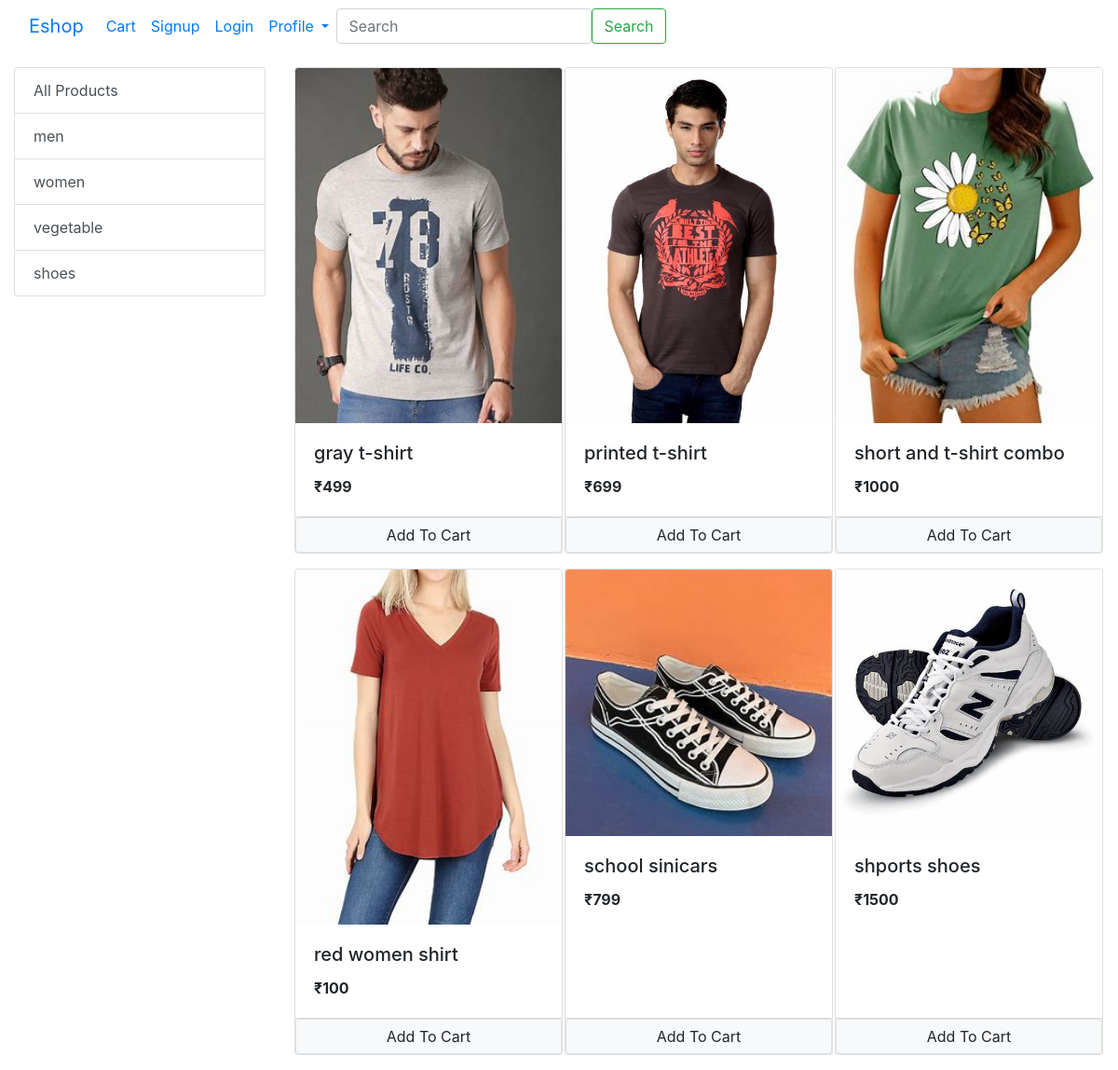
The page / on the database its author committed.
### store/models/category.py (models this page shows, shortened)
class Category(models.Model):
    name=models.CharField(max_length=50)
    @staticmethod
    def get_all_category():
        return Category.objects.all()

### store/models/product.py (models this page shows, shortened)
class Product(models.Model):
    name=models.CharField(max_length=50)
    prise=models.IntegerField(default=0)
    description=models.CharField(max_length=50,default="",null=True,blank=True)
    image=models.ImageField(upload_to="upload/prod")
    category=models.ForeignKey(Category,on_delete=models.CASCADE,default=1)
    @staticmethod
    def get_all_products():
        return Product.objects.all()

### store/views/home.py (the view, shortened to what this page needs)
# urls.py: path('',Index.as_view(),name='homepage'),
class Index(View):
    def get(self,request):
        cart=request.session.get('cart')
        if not cart:
            request.session['cart']={}
        prod = None
        categ= Category.get_all_category()
        categoryID= request.GET.get('category')
        if categoryID:
            prod=Product.get_all_products_by_category_id(categoryID)
        else:
            prod=Product.get_all_products()
        data={}
        data['prod'] = prod
        data['categ']= categ
        return render(request,"index.html",data)

### store/templatetags/cart.py (called while the page is built)
@register.filter(name='is_in_cart')
def is_in_cart(product,cart):
    keys=cart.keys()
    for id in keys:
        if int(id) == product.id:
            return True
    return False

### store/templatetags/custom_filter.py (called while the page is built)
@register.filter(name='currency')
def currency(number):
    return "₹" +str(number)

### store/templates/index.html (shortened to what this page needs)
{% extends "base.html"%}
{% block content %}
{% load cart %}
{% load custom_filter%}
<div class="container-fluid mt-3">
<div class="row">
  <div class="col-lg-3 mx-auto">
    <div class="list-group">
      <a href="/" class="list-group-item list-group-item-action ">All Products</a>
      {% for category in categ %}
      <a href="/?category={{category.id}}" class="list-group-item list-group-item-action ">{{category.name}}</a>
      {% endfor %}
    </div>
  </div>
  <div class="col-lg-9 mx-auto" id="product">
    <div class="row mx-auto" >
      {% for product in prod %}
      <div class="card mx-auto mb-3" id={{product.id}} style="width: 18rem;">
          <img src="{{product.image.url}}" class="card-img-top" alt="...">
          <div class="card-body">
              <h5 class="card-title">{{product.name}}</h5>
              <p class="card-text"><b>{{product.prise|currency}}</b></p>
          </div>
          <div class="card-footer p-0  no-gutters">
            {% if product|is_in_cart:request.session.cart %}
            <div class="row no-gutters" >
              <form action="/#{{product.id}}" class="col-2" method="post">
                {% csrf_token %}
                <input hidden type="text" name="product" value="{{product.id}}">
                <input hidden type="text" name="remove" value="True">
                <input type="submit" value="-" class=" btn btn-block btn-secondary">
              </form>
              <div class="text-center-col">{{product|cart_quantity:request.session.cart}} in cart</div>
              <form action="/#{{product.id}}" class="col-2" method="post">
                {% csrf_token %}
                <input hidden type="text" name="product" value="{{product.id}}">
                <input type="submit" value="+" class=" btn btn-block btn-secondary">
              </form>
            </div>
            {% else %}
            <form action="/#{{product.id}}" method="post" class="btn-block">
              <input type="submit" class="float-right btn btn-light border form-control" value="Add To Cart">
            </form>
            {% endif %}
          </div>
      </div>
      {% endfor%}
  </div>
  </div>
</div>
</div>
{% endblock %}

### store/templates/base.html (shortened to what this page needs)
<!doctype html>
<html lang="en">
  <head>
    <link rel="stylesheet" href="https://cdn.jsdelivr.net/npm/bootstrap@4.5.3/dist/css/bootstrap.min.css">
  </head>
  <body>
    <nav class="navbar navbar-expand-lg bg-body-tertiary">
        <div class="container-fluid">
          <a class="navbar-brand" href="\">Eshop</a>
          <div class="collapse navbar-collapse" id="navbarSupportedContent">
            <ul class="navbar-nav me-auto mb-2 mb-lg-0">
              <li class="nav-item">
                <a class="nav-link " aria-current="page" href="/cart">Cart</a>
              </li>
              {% if request.session.customer %}
              <li class="nav-item">
                <a class="nav-link " aria-current="page" href="#">Store</a>
              </li>
              <li class="nav-item">
                <a class="nav-link " aria-current="page" href="/Logout">Logout</a>
              </li>
              <li class="nav-item">
                {% else %}
                <a class="nav-link " aria-current="page" href="/signup">Signup</a>
              <li class="nav-item">
                <a class="nav-link " aria-current="page" href="/login">Login</a>
              </li>
              {% endif %}
              <li class="nav-item dropdown">
                    <a class="nav-link dropdown-toggle" href="#" role="button" data-bs-toggle="dropdown" aria-expanded="false">
                        Profile
                    </a>
                </li>
            </ul>
            <form class="d-flex" role="search">
              <input class="form-control me-2" type="search" placeholder="Search" aria-label="Search">
              <button class="btn btn-outline-success" type="submit">Search</button>
            </form>
          </div>
        </div>
      </nav>
  {% block content %}{% endblock %}
  </body>
</html>

### rows shown on the page
Category: name "men"
Category: name "women"
Category: name "vegetable"
Category: name "shoes"
Product: image (picture), name "gray t-shirt", prise "₹499"
Product: image (picture), name "printed t-shirt", prise "₹699"
Product: image (picture), name "short and t-shirt combo", prise "₹1000"
Product: image (picture), name "red women shirt", prise "₹100"
Product: image (picture), name "school sinicars", prise "₹799"
Product: image (picture), name "shports shoes", prise "₹1500"
